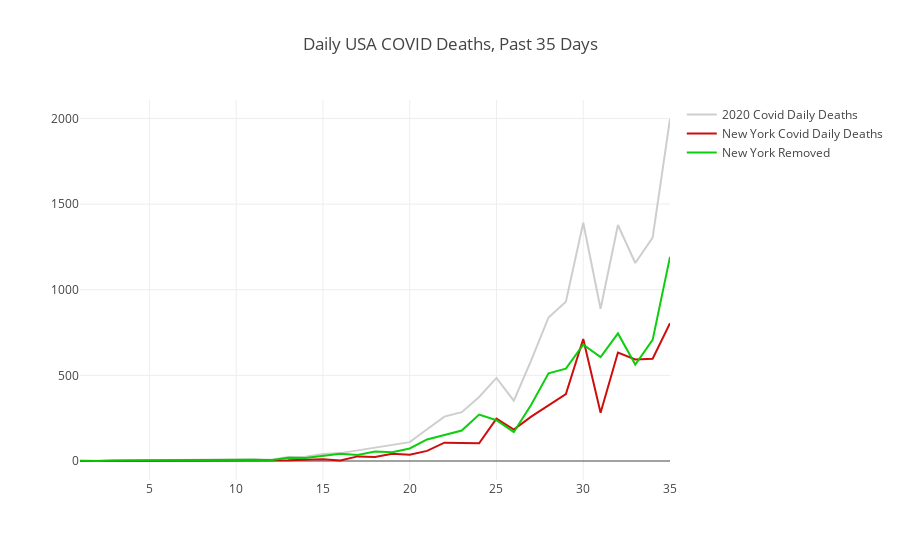

The cell this chart's notebook holds for it:
### Markdown cell above
## The Pure “Curve”

Just 2020 COVID-19 Deaths, as reported by the New York Times (<https://github.com/nytimes/covid-19-data>).

For comparison, we also show New York only, and the national total with New York removed.

### Code cell
val deaths: Seq[Int] = totalNewDaily(state = None).map(_.newDeaths).toSeq

val nyDeaths: Seq[Int] = totalNewDaily(state = Some("New York")).map(_.newDeaths).toSeq

val aligner: Seq[Int] = {
    val diff: Int = deaths.size - nyDeaths.size
    val padding: Seq[Int] = (1 to diff).map(n => 0).toSeq
    padding
}

nyDeaths
aligner
deaths.size
(aligner ++ nyDeaths).toSeq.size

val paddedNy: Seq[Int] = (aligner ++ nyDeaths).toVector
paddedNy


//val nyDeaths: Seq[Int] = (aligner ++ nyDeathsShort).toSeq

val howManyDays: Int = deaths.size
val ipnBase: Seq[Int] = (1 to howManyDays).map( d => usa2017DailyDeathsResp)

// Let's remove NY
val noNy: Seq[Int] = deaths.zip(paddedNy).map( t => {
    t._1 - t._2
})




val trace3 = Scatter(
  (1 to 35),
  deaths.takeRight(35),
  name = "2020 Covid Daily Deaths",
  mode = ScatterMode(ScatterMode.Lines),
  marker = Marker(
    color = Color.RGBA(204, 204, 204, 0.95),
    line = Line(
      color = Color.RGBA(217, 217, 217, 1.0),
      width = 1.0
    ),
    symbol = Symbol.Circle(),
    size = 3
  )
)

val trace4 = Scatter(
  (1 to 35),
  paddedNy.takeRight(35),
  name = "New York Covid Daily Deaths",
  mode = ScatterMode(ScatterMode.Lines),
  marker = Marker(
    color = Color.RGBA(204, 0, 0, 0.95),
    line = Line(
      color = Color.RGBA(217, 0, 0, 1.0),
      width = 1.0
    ),
    symbol = Symbol.Circle(),
    size = 3
  )
)

val trace5 = Scatter(
  (1 to 35),
  noNy.takeRight(35),
  name = "New York Removed",
  mode = ScatterMode(ScatterMode.Lines),
  marker = Marker(
    color = Color.RGBA(0, 204, 0, 0.95),
    line = Line(
      color = Color.RGBA(217, 0, 0, 1.0),
      width = 1.0
    ),
    symbol = Symbol.Circle(),
    size = 3
  )
)

val data = Seq(trace3, trace4, trace5)

val layout = Layout("Daily USA COVID Deaths, Past 35 Days")

plot(data, layout)

### Figure 1 — Plotly figure (JSON) as saved in the notebook; plotly's stock layout.template omitted (floating-point values rounded to 4 significant figures)
{"data": [{"marker": {"color": "rgba(204, 204, 204, 0.95)", "line": {"color": "rgba(217, 217, 217, 1.0)", "width": 1}, "size": 3, "symbol": "circle"}, "mode": "lines", "name": "2020 Covid Daily Deaths", "type": "scatter", "x": [1, 2, 3, 4, 5, 6, 7, 8, 9, 10, 11, 12, 13, 14, 15, 16, 17, 18, 19, 20, 21, 22, 23, 24, 25, 26, 27, 28, 29, 30, 31, 32, 33, 34, 35], "y": [2, 0, 3, 4, 3, 4, 5, 6, 6, 7, 10, 8, 23, 25, 41, 46, 62, 78, 93, 110, 185, 259, 285, 374, 485, 352, 587, 838, 930, 1391, 889, 1378, 1156, 1304, 1997]}, {"marker": {"color": "rgba(204, 0, 0, 0.95)", "line": {"color": "rgba(217, 0, 0, 1.0)", "width": 1}, "size": 3, "symbol": "circle"}, "mode": "lines", "name": "New York Covid Daily Deaths", "type": "scatter", "x": [1, 2, 3, 4, 5, 6, 7, 8, 9, 10, 11, 12, 13, 14, 15, 16, 17, 18, 19, 20, 21, 22, 23, 24, 25, 26, 27, 28, 29, 30, 31, 32, 33, 34, 35], "y": [0, 0, 0, 0, 0, 0, 0, 0, 0, 0, 2, 4, 4, 7, 10, 3, 27, 23, 42, 37, 59, 107, 107, 103, 247, 183, 259, 326, 391, 712, 282, 633, 593, 597, 805]}, {"marker": {"color": "rgba(0, 204, 0, 0.95)", "line": {"color": "rgba(217, 0, 0, 1.0)", "width": 1}, "size": 3, "symbol": "circle"}, "mode": "lines", "name": "New York Removed", "type": "scatter", "x": [1, 2, 3, 4, 5, 6, 7, 8, 9, 10, 11, 12, 13, 14, 15, 16, 17, 18, 19, 20, 21, 22, 23, 24, 25, 26, 27, 28, 29, 30, 31, 32, 33, 34, 35], "y": [2, 0, 3, 4, 3, 4, 5, 6, 6, 7, 8, 4, 19, 18, 31, 43, 35, 55, 51, 73, 126, 152, 178, 271, 238, 169, 328, 512, 539, 679, 607, 745, 563, 707, 1192]}], "layout": {"title": "Daily USA COVID Deaths, Past 35 Days"}}
